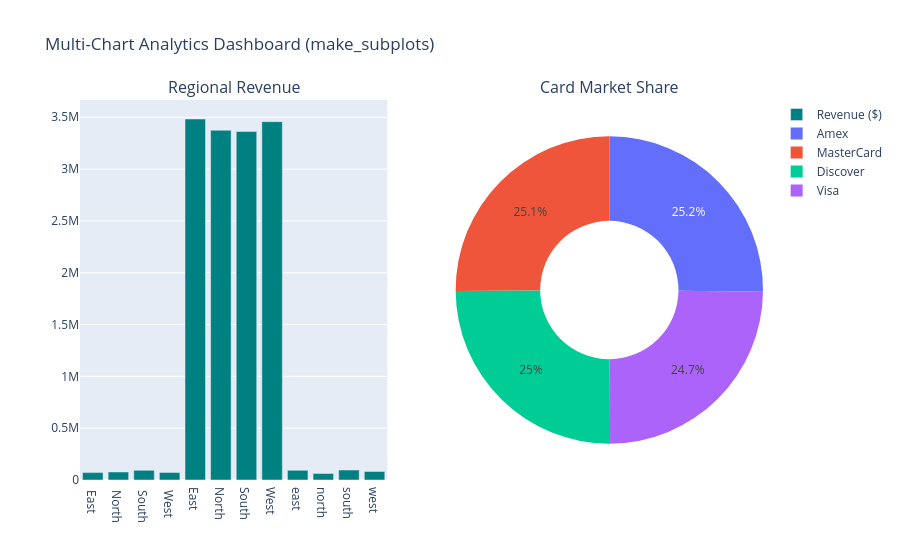

Notebook code for this chart:
### Markdown cell above
### 🔹 Multi-Chart Dashboards: `make_subplots()`
- **What it does:** Demonstrates how to use `🔹 Multi-Chart Dashboards: `make_subplots()`` in Python.
- **Syntax:** `reg_data = df.groupby('region')['transaction_amount'].sum()`
- **Operation:** `reg_data = df.groupby('region')['transaction_amount'].sum()`
- **Key Note:** Always provide clear axis labels (`xlabel`, `ylabel`) and a title so viewers can interpret your visualization at a glance.

### Code cell
reg_data = df.groupby('region')['transaction_amount'].sum()
bar_trace = go.Bar(x=reg_data.index, y=reg_data.values, marker_color='teal', name='Revenue ($)')

fig = make_subplots(rows=1, cols=2, subplot_titles=('Regional Revenue', 'Card Market Share'), specs=[[{'type': 'xy'}, {'type': 'domain'}]])
fig.add_trace(bar_trace, row=1, col=1)
fig.add_trace(pie_trace, row=1, col=2)

fig.update_layout(title_text='Multi-Chart Analytics Dashboard (make_subplots)')
fig.show()

### Figure 1 — Plotly figure (JSON) as saved in the notebook; plotly's stock layout.template omitted (floating-point values rounded to 4 significant figures)
{"data": [{"marker": {"color": "teal"}, "name": "Revenue ($)", "type": "bar", "x": [" East ", " North ", " South ", " West ", "East", "North", "South", "West", "east", "north", "south", "west"], "xaxis": "x", "y": [71220.0, 77670.0, 93210.0, 71930.0, 3483000.0, 3375000.0, 3363000.0, 3458000.0, 93390.0, 62710.0, 95900.0, 81710.0], "yaxis": "y"}, {"domain": {"x": [0.55, 1.0], "y": [0.0, 1.0]}, "hole": 0.45, "hoverinfo": "label+percent+value", "labels": ["Amex", "MasterCard", "Discover", "Visa"], "type": "pie", "values": [3587, 3577, 3560, 3527]}], "layout": {"annotations": [{"font": {"size": 16}, "showarrow": false, "text": "Regional Revenue", "x": 0.225, "xanchor": "center", "xref": "paper", "y": 1.0, "yanchor": "bottom", "yref": "paper"}, {"font": {"size": 16}, "showarrow": false, "text": "Card Market Share", "x": 0.775, "xanchor": "center", "xref": "paper", "y": 1.0, "yanchor": "bottom", "yref": "paper"}], "title": {"text": "Multi-Chart Analytics Dashboard (make_subplots)"}, "xaxis": {"anchor": "y", "domain": [0.0, 0.45]}, "yaxis": {"anchor": "x", "domain": [0.0, 1.0]}}}
